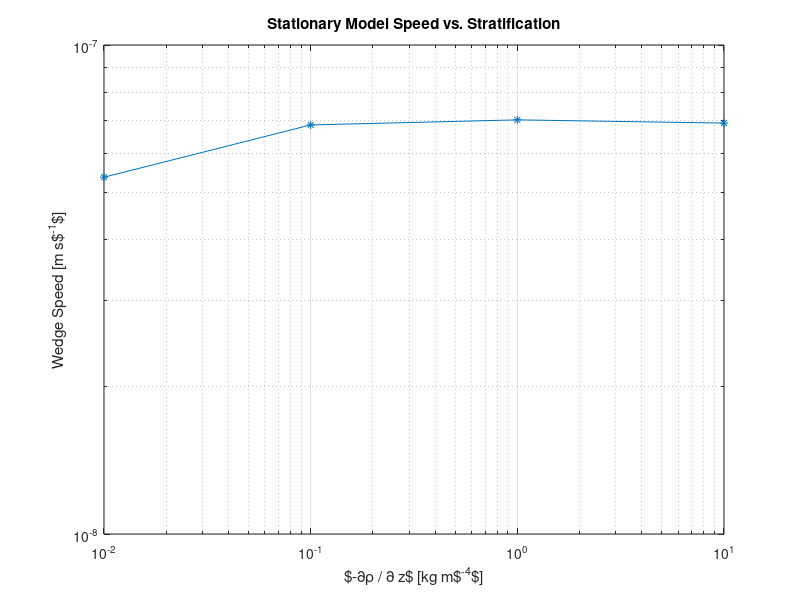

The MATLAB script that drew this image:
clear
close all
clc

strat = [-1e-2 -1e-1 -1e0 -1e1];
Uback = [ 5.36588e-08 6.86283e-08 7.02953e-08 6.92324e-08];

figure('pos',[10 10 900 600]);
loglog(-strat,Uback,'*-')
hold on
grid on
xlabel('$-\partial\rho / \partial z$ [kg m$^{-4}$]')
ylabel('Wedge Speed [m s$^{-1}$]')
title('Stationary Model Speed vs. Stratification')